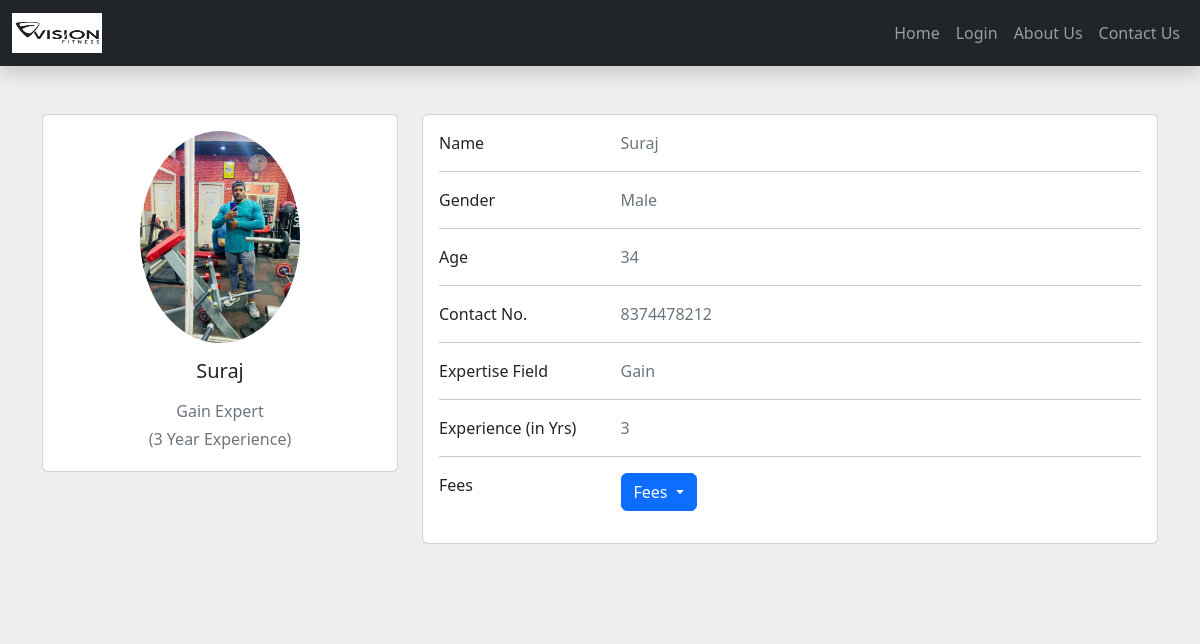
Page /view_profile/1/ on the committed database.
### health/models.py (models this page shows)
class TrainerModel(models.Model):
    contact_no= models.CharField(max_length=50)
    contact=models.CharField(max_length=100,null=True)
    Gender=models.CharField(max_length=50)
    Age=models.IntegerField(null=True)
    Expertise=models.CharField(max_length=100)
    Experience=models.IntegerField(null=True)
    Name=models.CharField(max_length=100)
    Fees=models.IntegerField(null=True)
    Fees1=models.IntegerField(null=True)
    Fees2=models.IntegerField(null=True)
    profile=models.ImageField(upload_to="static/health/image")
    profile1=models.ImageField(blank=True)

### health/views.py (the view)
# urls.py: path('view_profile/<int:id>/', views.view_profile, name="view_profile"),
def view_profile(request,id):
    user=TrainerModel.objects.filter(id=id)
    print(user,"***************************")
    return render(request, "health/Modal.html",{"user":user})

### health/Templates/health/Modal.html (shortened to what this page needs)
{% extends "health/base.html" %}
{% block content %}
<section style="background-color: #eee;">
  <div class="container py-5">
    <div class="row">
      <div class="col-lg-4">
        <div class="card mb-4">
          <div class="card-body text-center">
            {% for d in user %}
            <img src="../../static/health/image/{{d.profile}}" alt="avatar"
              class="rounded-circle img-fluid" style="width: 160px;">
            <h5 class="my-3">{{d.Name}}</h5>
            <p class="text-muted mb-1">{{d.Expertise}} Expert</p>
            <p class="text-muted mb-1">({{d.Experience}} Year Experience)</p>
            {% endfor %}
          </div>
        </div>
      </div>
      <div class="col-lg-8">
        <div class="card mb-4">
          <div class="card-body">
            {% for d in user %}
            <div class="row">
              <div class="col-sm-3">
                <p class="mb-0">Name</p>
              </div>
              <div class="col-sm-9">
                <p class="text-muted mb-0">{{d.Name}}</p>
              </div>
            </div>
            <hr>
            <div class="row">
              <div class="col-sm-3">
                <p class="mb-0">Gender</p>
              </div>
              <div class="col-sm-9">
                <p class="text-muted mb-0">{{d.Gender}}</p>
              </div>
            </div>
            <hr>
            <div class="row">
              <div class="col-sm-3">
                <p class="mb-0">Age</p>
              </div>
              <div class="col-sm-9">
                <p class="text-muted mb-0">{{d.Age}}</p>
              </div>
            </div>
            <hr>
            <div class="row">
              <div class="col-sm-3">
                <p class="mb-0">Contact No.</p>
              </div>
              <div class="col-sm-9">
                <p class="text-muted mb-0">{{d.contact_no}}</p>
              </div>
            </div>
            <hr>
            <div class="row">
              <div class="col-sm-3">
                <p class="mb-0">Expertise Field</p>
              </div>
              <div class="col-sm-9">
                <p class="text-muted mb-0">{{d.Expertise}}</p>
              </div>
            </div>
            <hr>
            <div class="row">
              <div class="col-sm-3">
                <p class="mb-0">Experience (in Yrs)</p>
              </div>
              <div class="col-sm-9">
                <p class="text-muted mb-0">{{d.Experience}}</p>
              </div>
            </div>
            <hr>
            <div class="row">
              <div class="col-sm-3">
                <p class="mb-0">Fees</p>
              </div>
              <div class="col-sm-9">
                <p class="text-muted mb-0">
                  <div class="btn-group" role="group" aria-label="Button group with nested dropdown">
                    <div class="btn-group" role="group">
                        <button type="button" class="btn btn-primary dropdown-toggle" data-bs-toggle="dropdown" aria-expanded="false">
                          Fees
                        </button>
                      </div>
                    </div>
                </p>
              </div>
          </div>
          {% endfor %}
        </div>
      </div>
    </div>
  </div>
</section>
{% endblock %}

### rows in the picture
TrainerModel: profile (picture), Name "Suraj", Expertise "Gain", Experience "3", Gender "Male", Age "34", contact_no "8374478212"
